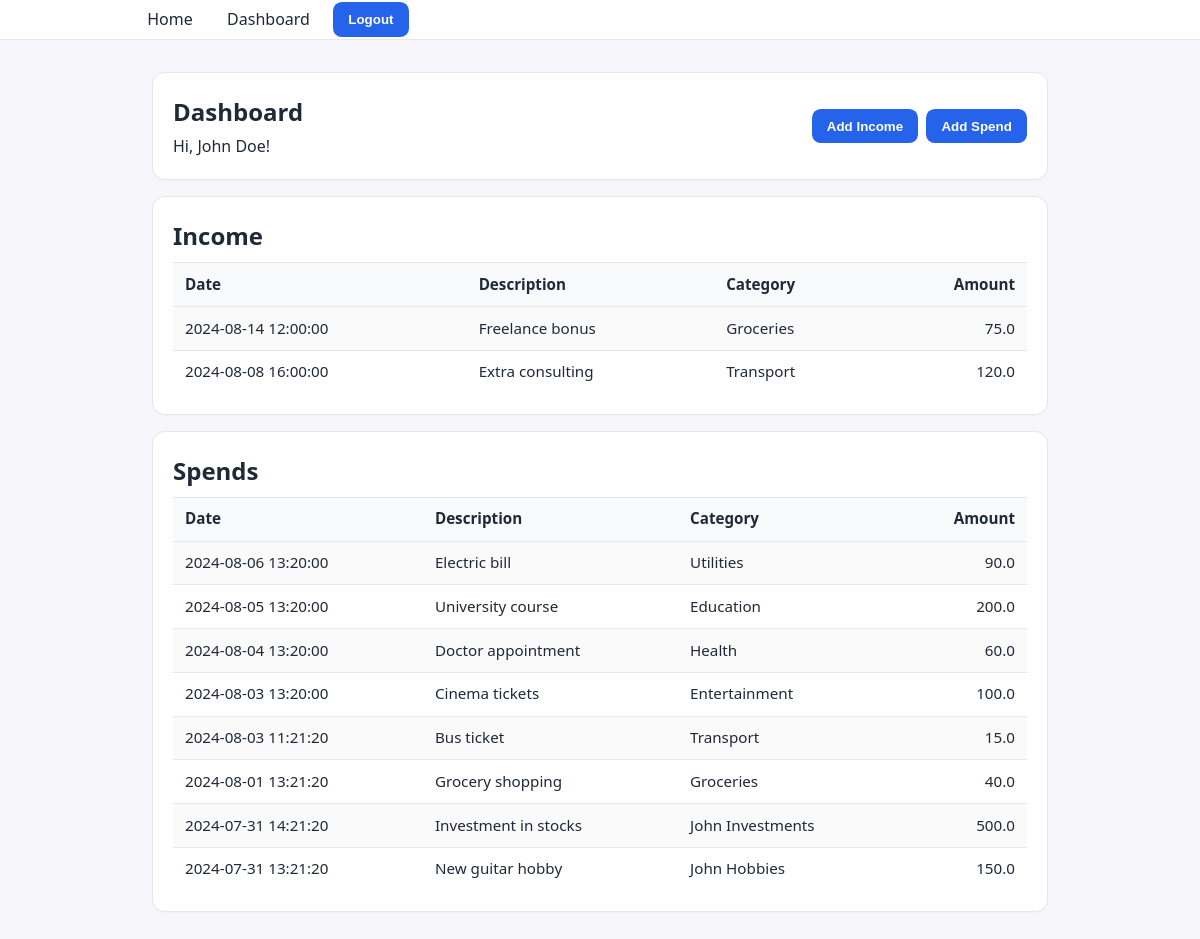
/dashboard (signed in), run on the app's committed database.
### tables this page shows
CREATE TABLE "user_transactions" (
	"id"	INTEGER NOT NULL,
	"amount"	REAL,
	"description"	TEXT,
	"category_id"	INTEGER NOT NULL,
	"date"	INTEGER NOT NULL,
	"owner_id"	INTEGER NOT NULL,
	"type"	TEXT NOT NULL,
	FOREIGN KEY("category_id") REFERENCES "categories"("id"),
	FOREIGN KEY("owner_id") REFERENCES "users"("id"),
	PRIMARY KEY("id" AUTOINCREMENT)
);

CREATE TABLE "categories" (
	"id"	INTEGER NOT NULL UNIQUE,
	"name"	TEXT NOT NULL,
	"owner_id"	INTEGER NOT NULL,
	FOREIGN KEY("owner_id") REFERENCES "users"("id"),
	PRIMARY KEY("id" AUTOINCREMENT)
);

### main.py (the view)
@app.route("/dashboard")
def dashboard():
    uid = g.user["id"]
    with DB("finance.db") as db:
        categories = db.select(
            table="categories",
            columns=["id", "name", "owner_id"],
            where={"owner_id": ("IN", [1, uid])},
            order_by="CASE WHEN owner_id=1 THEN 0 ELSE 1 END, name",
        )
        incomes = db.select(
            table="user_transactions ut",
            columns=[
                "ut.id",
                'datetime(ut.date/1000, "unixepoch", "localtime") AS date_str',
                "ut.description",
                "ut.amount",
                "c.name AS category",
            ],
            joins="LEFT JOIN categories c ON c.id = ut.category_id",
            where={"ut.owner_id": uid, "ut.type": "income"},
            order_by="ut.date DESC",
        )
        spends = db.select(
            table="user_transactions ut",
            columns=[
                "ut.id",
                'datetime(ut.date/1000, "unixepoch", "localtime") AS date_str',
                "ut.description",
                "ut.amount",
                "c.name AS category",
            ],
            joins="LEFT JOIN categories c ON c.id = ut.category_id",
            where={"ut.owner_id": uid, "ut.type": "spend"},
            order_by="ut.date DESC",
        )
    return render_template(
        "dashboard.html",
        title="Dashboard",
        name=g.user["name"],
        surname=g.user["surname"],
        categories=categories,
        incomes=incomes,
        spends=spends,
    )

### main.py (called while the page is built)
@app.before_request
def auth_gate():
    g.user = session.get("user")
    allow_anon = {
        "get_index",
        "get_login",
        "auth_user",
        "register",
        "register_user",
        "static",
    }
    if g.user is None and (req.endpoint not in allow_anon):
        return redirect(url_for("get_index"))

    def __enter__(self):
        self.con = sqlite3.connect(self.db_name)
        self.con.row_factory = sqlite3.Row
        self.cur = self.con.cursor()
        return self

    def __exit__(self, exc_type, exc_val, exc_tb):
        self.con.commit()
        self.con.close()

### templates/dashboard.html
{% extends "base.html" %}
{% block content %}
<div class="card" style="display:flex;justify-content:space-between;align-items:center;">
  <div>
    <h1 style="margin:0;">Dashboard</h1>
    <p style="margin:.25rem 0 0;">Hi, {{ name }} {{ surname }}!</p>
  </div>
  <div style="display:flex; gap:.5rem;">
    <form method="get" action="{{ url_for('get_income') }}"><button type="submit">Add Income</button></form>
    <form method="get" action="{{ url_for('get_spend') }}"><button type="submit">Add Spend</button></form>
  </div>
</div>
<div class="card" style="margin-top:1rem;">
  <h2 style="margin:0 0 .5rem;">Income</h2>
  <div class="table-wrap">
    <table class="table">
      <thead>
        <tr>
          <th>Date</th>
          <th>Description</th>
          <th>Category</th>
          <th style="text-align:right;">Amount</th>
        </tr>
      </thead>
      <tbody>
        {% if incomes and incomes|length %}
          {% for t in incomes %}
          <tr>
            <td>{{ t.date_str }}</td>
            <td>{{ t.get('description','') }}</td>
            <td>{{ t.get('category','-') }}</td>
            <td style="text-align:right;">
              {{ (t.get('amount') if t.get('amount') is not none else '—') }}
            </td>
          </tr>
          {% endfor %}
        {% else %}
          <tr><td colspan="4" class="muted" style="text-align:center;">No income data</td></tr>
        {% endif %}
      </tbody>
    </table>
  </div>
</div>
<div class="card" style="margin-top:1rem;">
  <h2 style="margin:0 0 .5rem;">Spends</h2>
  <div class="table-wrap">
    <table class="table">
      <thead>
        <tr>
          <th>Date</th>
          <th>Description</th>
          <th>Category</th>
          <th style="text-align:right;">Amount</th>
        </tr>
      </thead>
      <tbody>
        {% if spends and spends|length %}
          {% for t in spends %}
          <tr>
            <td>{{ t.date_str }}</td>
            <td>{{ t.get('description','') }}</td>
            <td>{{ t.get('category','-') }}</td>
            <td style="text-align:right;">
              {{ (t.get('amount') if t.get('amount') is not none else '—') }}
            </td>
          </tr>
          {% endfor %}
        {% else %}
          <tr><td colspan="4" class="muted" style="text-align:center;">No spend data</td></tr>
        {% endif %}
      </tbody>
    </table>
  </div>
</div>
{% endblock %}

### static/style.css (style rules this page uses)
:root { --bg:#f7f7fb; --card:#fff; --text:#1f2937; --muted:#6b7280; --primary:#2563eb; --primary-600:#1d4ed8; --danger:#dc2626; --border:#e5e7eb; }
* { box-sizing:border-box }
html,body { margin:0;padding:0;font-family:system-ui,-apple-system,Segoe UI,Roboto,Inter,Arial,sans-serif;color:var(--text);background:var(--bg);line-height:1.55 }
.card { background:var(--card);border:1px solid var(--border);border-radius:.8rem;padding:1.25rem;box-shadow:0 1px 2px rgba(0,0,0,.03) }
h1 { margin:0 0 1rem;font-size:1.5rem }
form { display:grid;gap:.75rem;max-width:420px }
button { padding:.6rem .95rem;border:0;border-radius:.55rem;background:var(--primary);color:#fff;font-weight:600;cursor:pointer }
.table-wrap { overflow-x:auto }
.table { width:100%;border-collapse:collapse;font-size:.95rem }
.table th,.table td { padding:.6rem .75rem;border-top:1px solid var(--border) }
.table thead th { background:#f9fafb;border-bottom:1px solid var(--border);text-align:left }
.table tbody tr:nth-child(odd) { background:#fafafa }

### data on the page
user_transactions: date_str "2024-08-14 12:00:00", get "Freelance bonus", get "Groceries", amount "75.0"
user_transactions: date_str "2024-08-08 16:00:00", get "Extra consulting", get "Transport", amount "120.0"
user_transactions: date_str "2024-08-06 13:20:00", get "Electric bill", get "Utilities", amount "90.0"
user_transactions: date_str "2024-08-05 13:20:00", get "University course", get "Education", amount "200.0"
user_transactions: date_str "2024-08-04 13:20:00", get "Doctor appointment", get "Health", amount "60.0"
user_transactions: date_str "2024-08-03 13:20:00", get "Cinema tickets", get "Entertainment", amount "100.0"
user_transactions: date_str "2024-08-03 11:21:20", get "Bus ticket", get "Transport", amount "15.0"
user_transactions: date_str "2024-08-01 13:21:20", get "Grocery shopping", get "Groceries", amount "40.0"
user_transactions: date_str "2024-07-31 14:21:20", get "Investment in stocks", get "John Investments", amount "500.0"
user_transactions: date_str "2024-07-31 13:21:20", get "New guitar hobby", get "John Hobbies", amount "150.0"

### other printed values
{{ name }} "John"
{{ surname }} "Doe"
